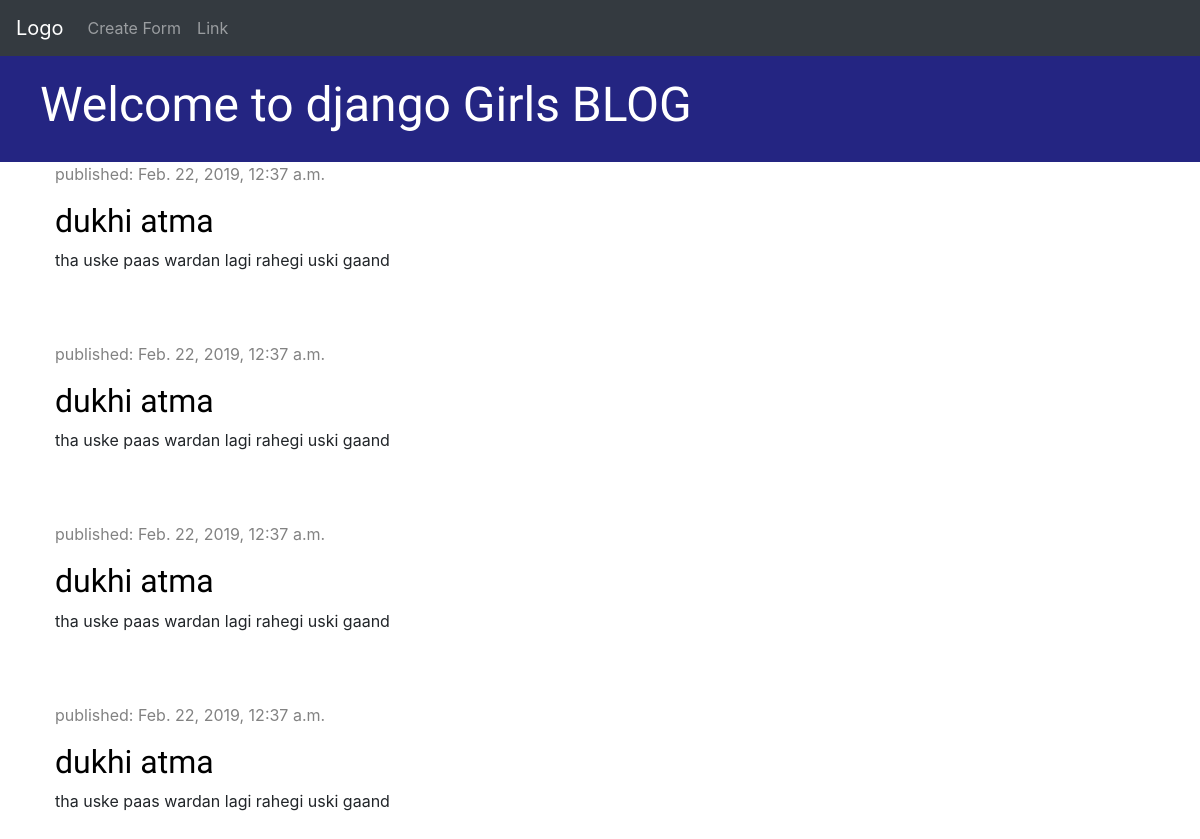
/, run on an earlier commit of the app's database.
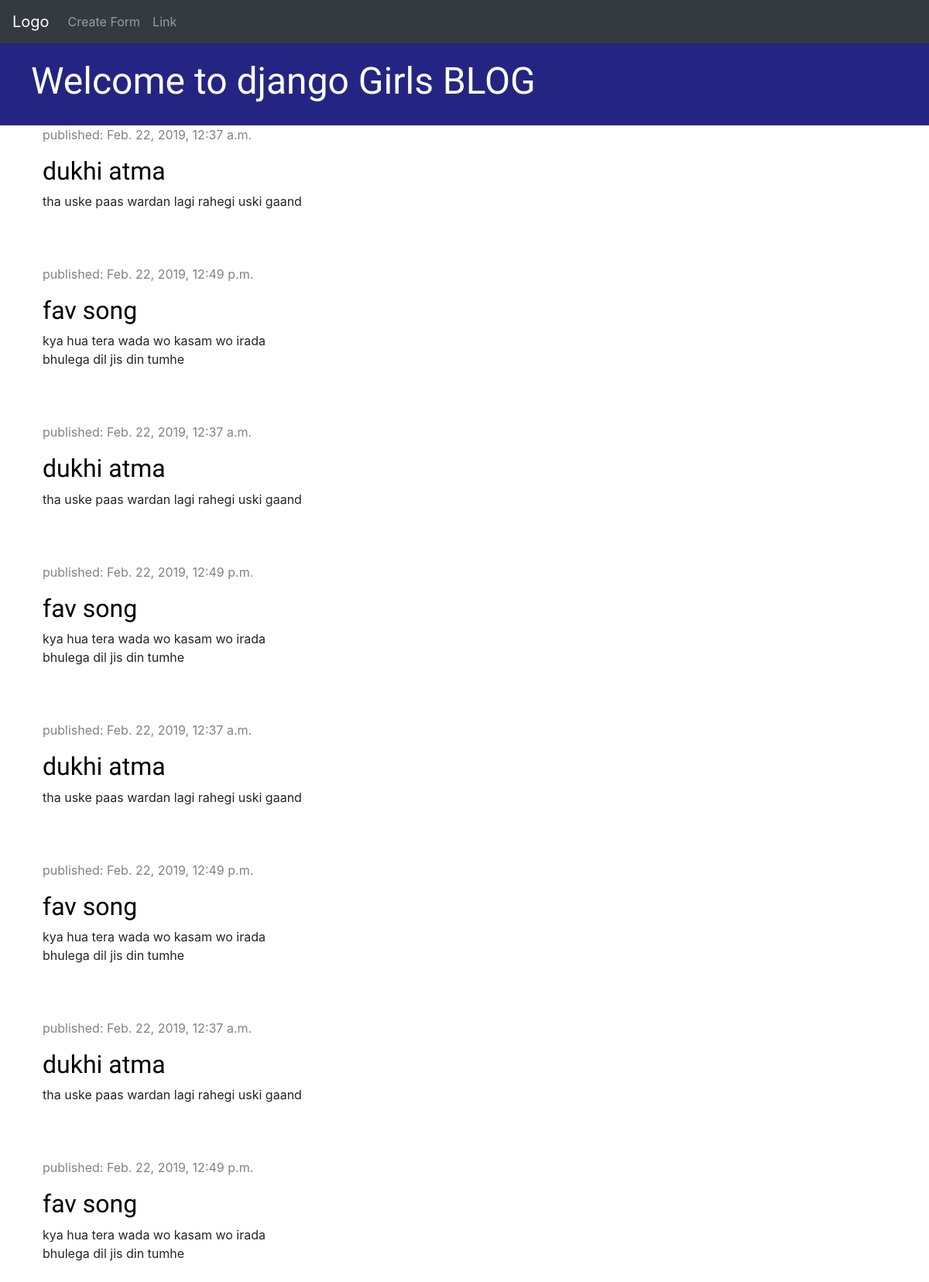
And on a later commit of the database.
### blog/models.py (models this page shows, shortened)
class Post(models.Model):
    author = models.ForeignKey(settings.AUTH_USER_MODEL, on_delete=models.CASCADE)
    title = models.CharField(max_length=200)
    text = models.TextField()
    created_date = models.DateTimeField(default=timezone.now)
    published_date = models.DateTimeField(blank=True, null=True)

### blog/views.py (the view)
# urls.py: path('', views.post_list, name='home'),
def post_list(request):
    posts = Post.objects.all().order_by('created_date')
    return render(request, 'blog/post_list.html', {'posts': posts})

### blog/templates/blog/post_list.html
{% extends 'blog/base.html' %}
{% block content%}
    <div class="content container">
        <div class="row">
            <div class="col-md-8">
                {% for post in posts %}
                    <div class="post">
                        <div class="date">
                            <p>published: {{ post.published_date }}</p>
                        </div>
                        <h2><a href="{% url 'detail' pk=post.pk %}">{{ post.title }}</a></h2>
                        <p>{{ post.text|linebreaksbr }}</p>
                    </div>
                {% endfor %}
                {% for post in posts %}
                    <div class="post">
                        <div class="date">
                            <p>published: {{ post.published_date }}</p>
                        </div>
                        <h2><a href="{% url 'detail' pk=post.pk %}">{{ post.title }}</a></h2>
                        <p>{{ post.text|linebreaksbr }}</p>
                    </div>
                {% endfor %}
                {% for post in posts %}
                    <div class="post">
                        <div class="date">
                            <p>published: {{ post.published_date }}</p>
                        </div>
                        <h2><a href="{% url 'detail' pk=post.pk %}">{{ post.title }}</a></h2>
                        <p>{{ post.text|linebreaksbr }}</p>
                    </div>
                {% endfor %}
                {% for post in posts %}
                    <div class="post">
                        <div class="date">
                            <p>published: {{ post.published_date }}</p>
                        </div>
                        <h2><a href="{% url 'detail' pk=post.pk %}">{{ post.title }}</a></h2>
                        <p>{{ post.text|linebreaksbr }}</p>
                    </div>
                {% endfor %}
            </div>
        </div>
    </div>
{% endblock %}

What changed in the data, as far as the page shows it:
added Post: published_date "Feb. 22, 2019, 12:49 p.m.", title "fav song", text "kya hua tera wada wo kasam wo irada bhulega dil jis din tumhe"
